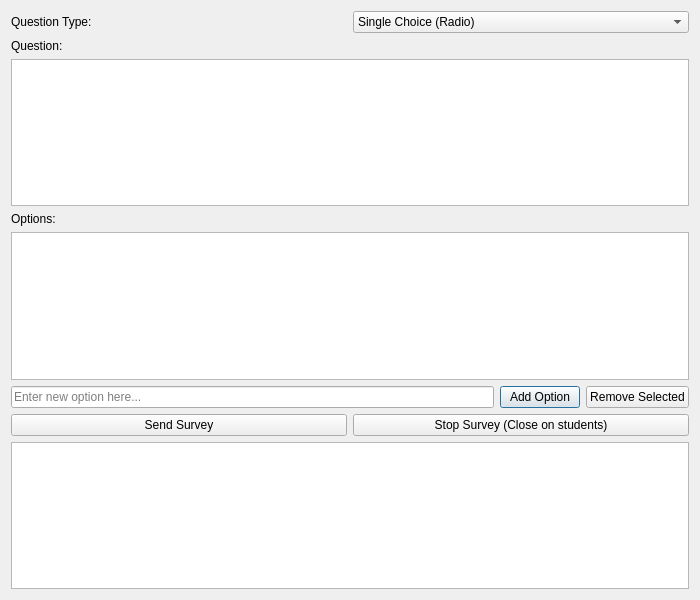
<?xml version="1.0" encoding="UTF-8"?>
<ui version="4.0">
 <class>SurveyMasterDialog</class>
 <widget class="QDialog" name="SurveyMasterDialog">
  <property name="geometry">
   <rect>
    <x>0</x>
    <y>0</y>
    <width>700</width>
    <height>600</height>
   </rect>
  </property>
  <property name="windowTitle">
   <string>Survey Control Panel</string>
  </property>
  <layout class="QVBoxLayout" name="verticalLayout">
   <item>
    <layout class="QHBoxLayout" name="horizontalLayoutTop">
     <item>
      <widget class="QLabel" name="labelType">
       <property name="text"><string>Question Type:</string></property>
      </widget>
     </item>
     <item>
      <widget class="QComboBox" name="typeComboBox">
       <item><property name="text"><string>Single Choice (Radio)</string></property></item>
       <item><property name="text"><string>Multiple Choice (Checkbox)</string></property></item>
       <item><property name="text"><string>Short Text (1 line)</string></property></item>
       <item><property name="text"><string>Long Text (Multi-line)</string></property></item>
       <item><property name="text"><string>True / False</string></property></item>
      </widget>
     </item>
    </layout>
   </item>
   <item>
    <widget class="QLabel" name="label">
     <property name="text"><string>Question:</string></property>
    </widget>
   </item>
   <item>
    <widget class="QTextEdit" name="questionEdit">
     <property name="maximumHeight"><number>60</number></property>
    </widget>
   </item>
   <item>
    <widget class="QWidget" name="optionsWidget">
     <layout class="QVBoxLayout" name="verticalLayout_2">
      <property name="margin"><number>0</number></property>
      <item>
       <widget class="QLabel" name="label_options">
        <property name="text"><string>Options:</string></property>
       </widget>
      </item>
      <item>
       <widget class="QListWidget" name="optionsList"/>
      </item>
      <item>
       <layout class="QHBoxLayout" name="horizontalLayoutOptions">
        <item>
         <widget class="QLineEdit" name="addOptionEdit">
          <property name="placeholderText"><string>Enter new option here...</string></property>
         </widget>
        </item>
        <item>
         <widget class="QPushButton" name="addOptionButton">
          <property name="text"><string>Add Option</string></property>
         </widget>
        </item>
        <item>
         <widget class="QPushButton" name="removeOptionButton">
          <property name="text"><string>Remove Selected</string></property>
         </widget>
        </item>
       </layout>
      </item>
     </layout>
    </widget>
   </item>
   <item>
    <layout class="QHBoxLayout" name="horizontalLayout">
     <item>
      <widget class="QPushButton" name="sendButton">
       <property name="text"><string>Send Survey</string></property>
      </widget>
     </item>
     <item>
      <widget class="QPushButton" name="stopButton">
       <property name="text"><string>Stop Survey (Close on students)</string></property>
      </widget>
     </item>
    </layout>
   </item>
   <item>
    <widget class="QTableWidget" name="answersTable"/>
   </item>
  </layout>
 </widget>
 <resources/>
 <connections/>
</ui>
